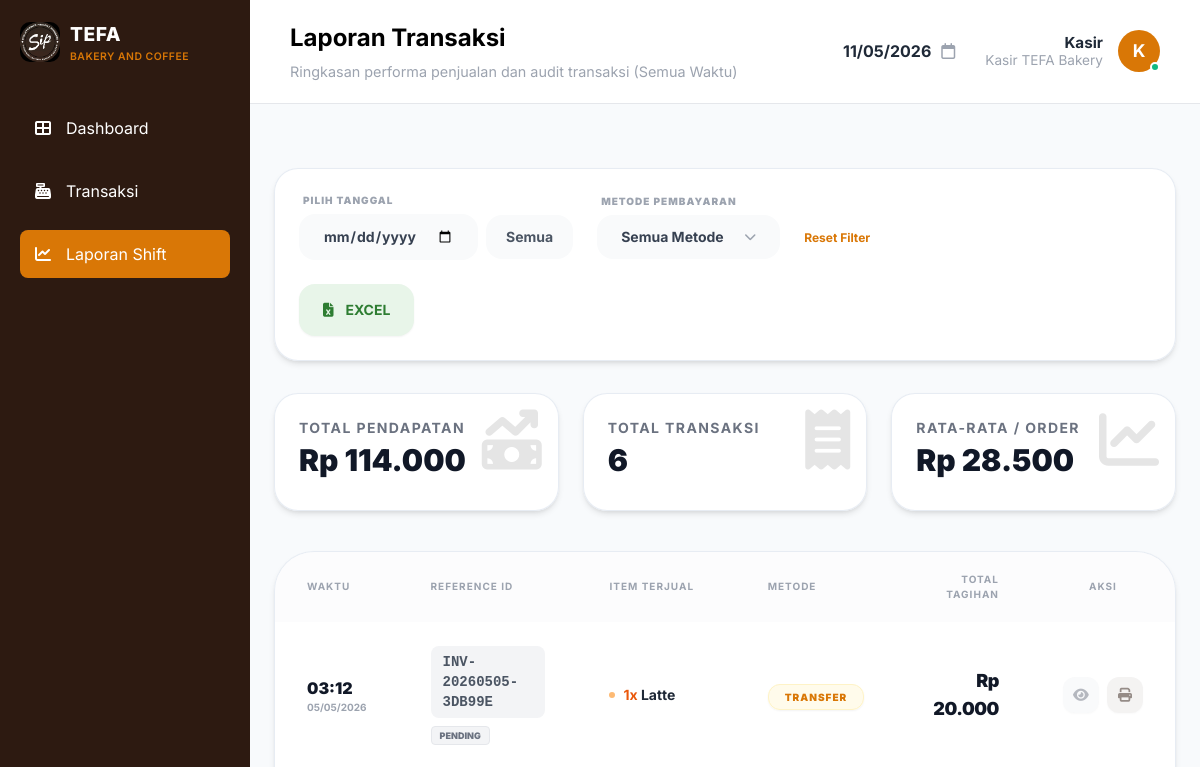
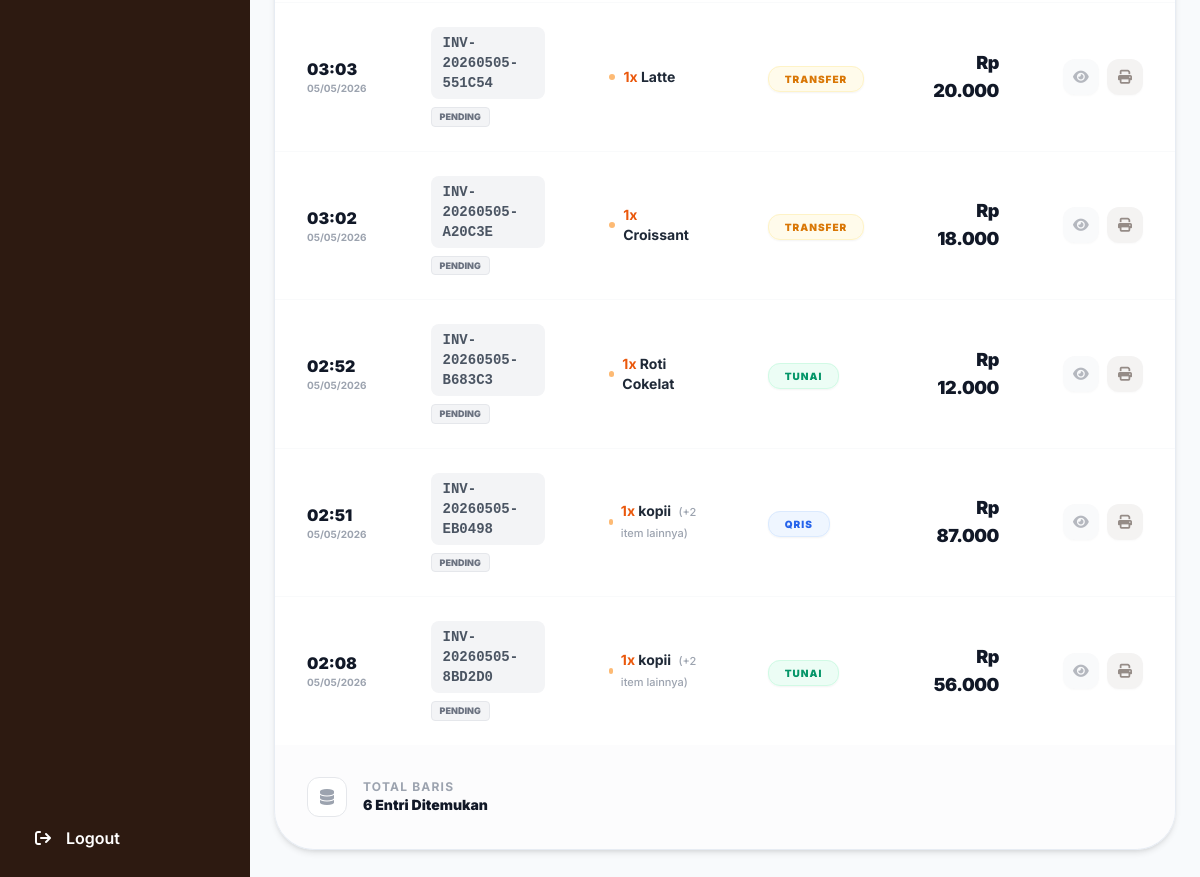
The app's page /kasir/laporan.php?date=all (signed in), older data (2 pictures, top to bottom).
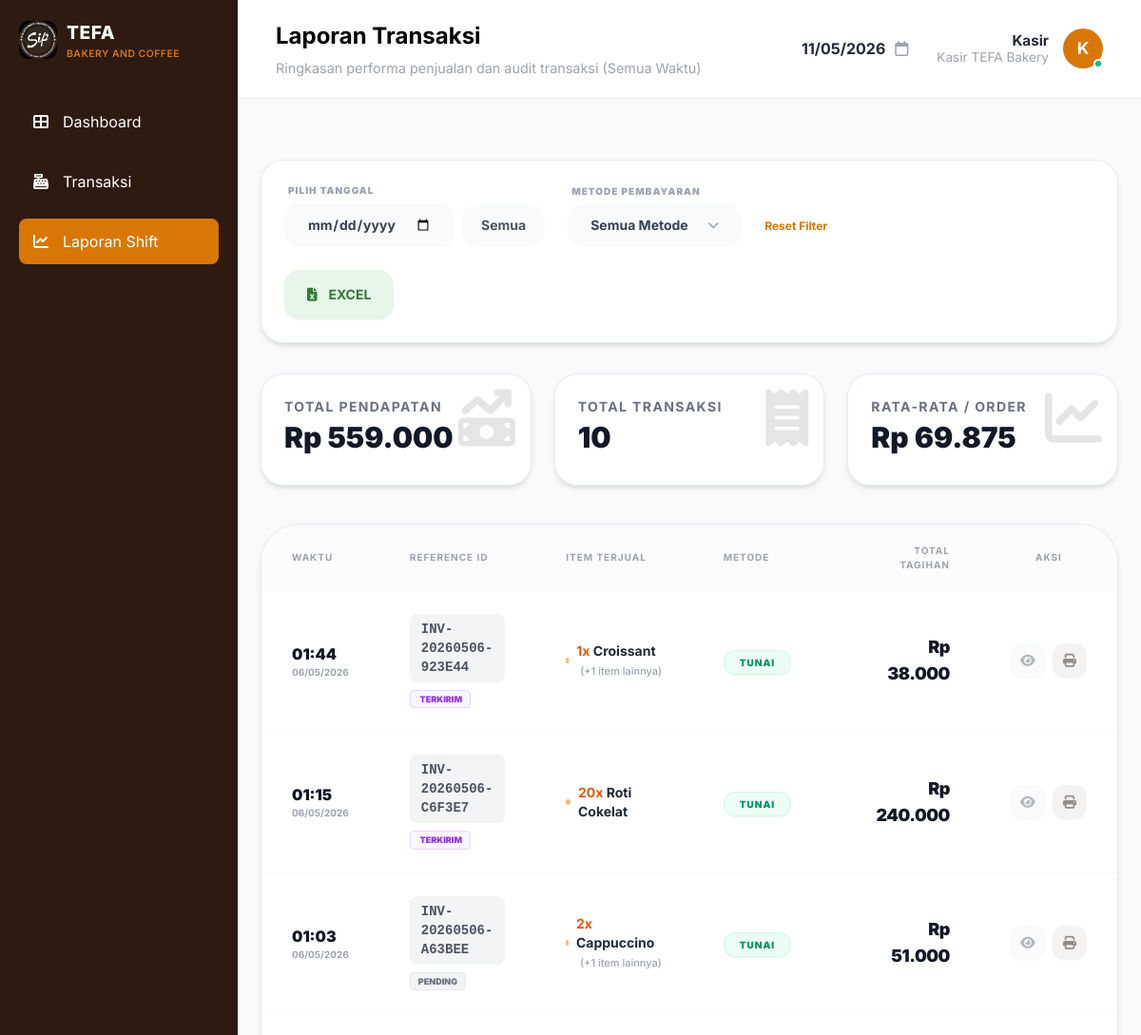
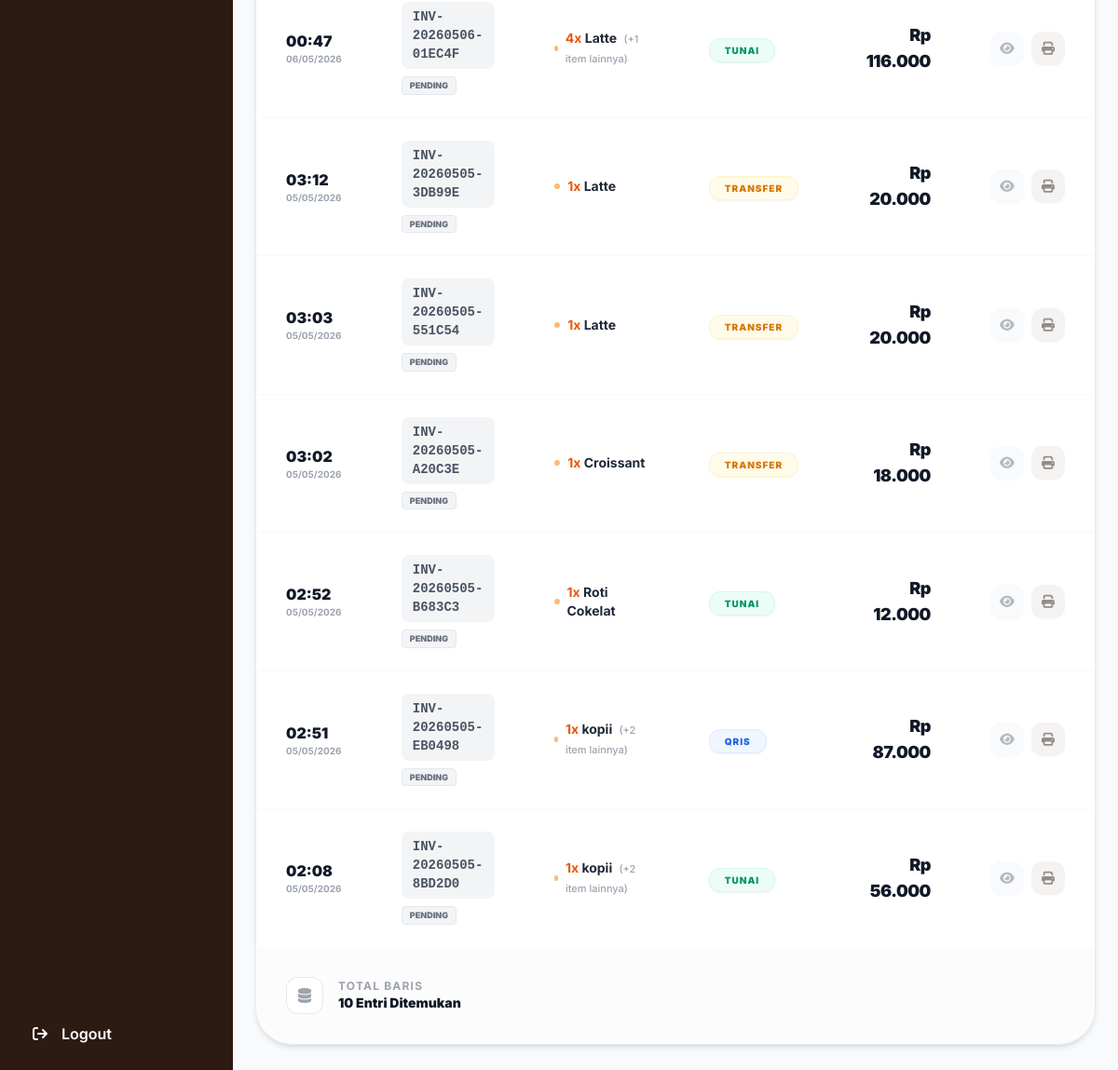
The same page, newer data (2 pictures, top to bottom).
### tables this page shows
CREATE TABLE `transactions` (
  `id` int NOT NULL,
  `transaction_id` varchar(20) DEFAULT NULL,
  `user_id` int DEFAULT NULL,
  `shift_id` int DEFAULT NULL,
  `total_harga` decimal(10,2) DEFAULT NULL,
  `status` varchar(20) DEFAULT 'success',
  `status_verifikasi` enum('pending','requested','verified','synced') DEFAULT 'pending',
  `bayar` decimal(10,2) DEFAULT NULL,
  `kembali` decimal(10,2) DEFAULT NULL,
  `metode_bayar` enum('tunai','qris','transfer') DEFAULT 'tunai',
  `catatan` text,
  `created_at` timestamp NULL DEFAULT CURRENT_TIMESTAMP
);

CREATE TABLE `transaction_details` (
  `id` int NOT NULL,
  `transaction_id` int DEFAULT NULL,
  `product_id` int DEFAULT NULL,
  `jumlah` int DEFAULT NULL,
  `harga_satuan` decimal(10,2) DEFAULT NULL
);

CREATE TABLE `products` (
  `id` int NOT NULL,
  `sku` varchar(20) NOT NULL,
  `nama_produk` varchar(100) NOT NULL,
  `category_id` int DEFAULT NULL,
  `harga` decimal(10,2) NOT NULL,
  `stok` int DEFAULT '0',
  `satuan` varchar(20) DEFAULT 'Pcs',
  `image` varchar(255) DEFAULT 'default.jpg',
  `exp_date` date DEFAULT NULL,
  `status` enum('aktif','non-aktif') DEFAULT 'aktif',
  `created_at` timestamp NULL DEFAULT CURRENT_TIMESTAMP
);

### core/Database.php (called while the page is built, shortened)
<?php
class Database
{
    private static ?PDO $instance = null;
    public static function getConnection(): PDO
    {
        if (self::$instance === null) {
            try {
                $dsn = sprintf(
                    'mysql:host=%s;dbname=%s;charset=%s',
                    DB_HOST,
                    DB_NAME,
                    DB_CHARSET
                );
                self::$instance = new PDO($dsn, DB_USER, DB_PASS, [
                    PDO::ATTR_ERRMODE            => PDO::ERRMODE_EXCEPTION,
                    PDO::ATTR_DEFAULT_FETCH_MODE => PDO::FETCH_ASSOC,
                    PDO::ATTR_EMULATE_PREPARES   => false,
                ]);
            } catch (PDOException $e) {
                error_log('[DB Error] ' . $e->getMessage());
                throw new RuntimeException('Koneksi database gagal. Hubungi administrator.');
            }
        }
        return self::$instance;
    }
}

### models/LaporanModel.php (called while the page is built, shortened)
<?php
require_once __DIR__ . '/../core/Database.php';
class LaporanModel {
    private $db;
    public function __construct() {
        $this->db = Database::getConnection();
        $this->checkAndAddStatusColumn();
    }
    private function checkAndAddStatusColumn() {
        try {
            $stmt = $this->db->query("SHOW COLUMNS FROM transactions LIKE 'status'");
            $stmtVerif = $this->db->query("SHOW COLUMNS FROM transactions LIKE 'status_verifikasi'");
            if ($stmtVerif->rowCount() === 0) {
                $this->db->exec("ALTER TABLE transactions ADD COLUMN status_verifikasi ENUM('pending', 'requested', 'verified', 'synced') DEFAULT 'pending' AFTER status");
            } else {
                $this->db->exec("ALTER TABLE transactions MODIFY COLUMN status_verifikasi ENUM('pending', 'requested', 'verified', 'synced') DEFAULT 'pending'");
            }
        } catch (PDOException $e) {
        }
    }
    public function getTransactions($startDate = null, $endDate = null, $method = null, $userId = null) {
        $sql = "SELECT t.*, u.nama_lengkap as kasir_nama, u.username as kasir_username
                FROM transactions t
                LEFT JOIN users u ON t.user_id = u.id
                WHERE 1=1";
        $params = [];
        if ($userId) {
            $sql .= " AND t.user_id = :user_id";
            $params[':user_id'] = $userId;
        }
        $sql .= " ORDER BY t.created_at DESC";
        $stmt = $this->db->prepare($sql);
        $stmt->execute($params);
        return $stmt->fetchAll(PDO::FETCH_ASSOC);
    }
    public function getTransactionDetails($transactionId) {
        $sql = "SELECT td.*, p.nama_produk
                FROM transaction_details td
                JOIN products p ON td.product_id = p.id
                WHERE td.transaction_id = :trx_id";
        $stmt = $this->db->prepare($sql);
        $stmt->execute([':trx_id' => $transactionId]);
        return $stmt->fetchAll(PDO::FETCH_ASSOC);
    }
}

### kasir/laporan.php (the view, shortened to what the rows shown need)
<?php
require_once '../core/Auth.php';
require_once '../models/LaporanModel.php';
$laporanModel = new LaporanModel();
$method = isset($_GET['method']) ? strtolower($_GET['method']) : 'semua';
$methodFilter = ($method === 'semua') ? null : $method;
$dateParam = $_GET['date'] ?? null;
if ($dateParam === 'all') {
    $selectedDate = null;
} elseif ($dateParam !== null && $dateParam !== '') {
    $selectedDate = $dateParam;
} else {
    $selectedDate = date('Y-m-d');
}
$userId = $_SESSION['user_id'];
$transactions = $laporanModel->getTransactions($selectedDate, $selectedDate, $methodFilter, $userId);
include 'includes/header.php';
?>
<main class="flex-1 overflow-y-auto bg-[#F8FAFC] font-['Inter']">
    <?php include 'includes/topbar.php'; ?>
    <div class="max-w-7xl mx-auto px-6 py-8">
        <div class="glass-card rounded-[2.5rem] overflow-hidden border-none shadow-xl shadow-black/5">
            <div class="overflow-x-auto">
                <table class="w-full text-left border-collapse">
                    <thead>
                        <tr class="bg-gray-50/50">
                            <th class="py-5 px-8 text-gray-400 font-bold uppercase tracking-widest text-[10px]">Waktu</th>
                            <th class="py-5 px-8 text-gray-400 font-bold uppercase tracking-widest text-[10px]">Reference ID</th>
                            <th class="py-5 px-8 text-gray-400 font-bold uppercase tracking-widest text-[10px]">Item Terjual</th>
                            <th class="py-5 px-8 text-gray-400 font-bold uppercase tracking-widest text-[10px]">Metode</th>
                            <th class="py-5 px-8 text-gray-400 font-bold uppercase tracking-widest text-[10px] text-right">Total Tagihan</th>
                            <th class="py-5 px-8 text-gray-400 font-bold uppercase tracking-widest text-[10px] text-center no-print">Aksi</th>
                        </tr>
                    </thead>
                    <tbody class="divide-y divide-gray-50">
                        <?php if (empty($transactions)): ?>
                        <tr>
                            <td colspan="6" class="py-20 text-center">
                                <div class="flex flex-col items-center gap-3">
                                    <div class="w-20 h-20 bg-gray-50 rounded-full flex items-center justify-center text-gray-200 text-3xl">
                                        <i class="fa-solid fa-folder-open"></i>
                                    </div>
                                    <p class="text-gray-400 font-bold italic">Belum ada transaksi di database untuk filter ini.</p>
                                </div>
                            </td>
                        </tr>
                        <?php else: ?>
                            <?php foreach ($transactions as $trx):
                                $details = $laporanModel->getTransactionDetails($trx['id']);
                                $time = date('H:i', strtotime($trx['created_at']));
                                $date = date('d/m/Y', strtotime($trx['created_at']));
                                $metode = strtoupper($trx['metode_bayar']);
                                if ($metode === 'TUNAI') {
                                    $badgeStyle = 'bg-emerald-50 text-emerald-600 border border-emerald-100';
                                } elseif ($metode === 'QRIS') {
                                    $badgeStyle = 'bg-blue-50 text-blue-600 border border-blue-100';
                                } elseif ($metode === 'TRANSFER') {
                                    $badgeStyle = 'bg-amber-50 text-amber-600 border border-amber-100';
                                } else {
                                    $badgeStyle = 'bg-gray-50 text-gray-600 border border-gray-100';
                                }
                            ?>
                            <tr class="hover:bg-orange-50/20 transition-all group">
                                <td class="py-6 px-8">
                                    <div class="flex flex-col">
                                        <span class="font-black text-gray-900"><?= $time ?></span>
                                        <span class="text-[10px] text-gray-400 font-bold uppercase"><?= $date ?></span>
                                    </div>
                                </td>
                                <td class="py-6 px-8 flex flex-col gap-2 items-start">
                                    <span class="font-mono text-sm font-bold text-gray-600 bg-gray-100 px-3 py-1.5 rounded-lg">
                                        <?= htmlspecialchars($trx['transaction_id']) ?>
                                    </span>
                                    <?php
                                        $statusV = $trx['status_verifikasi'] ?? 'pending';
                                        if ($statusV === 'pending') {
                                            echo '<span class="px-2 py-0.5 rounded text-[9px] font-black uppercase bg-gray-100 text-gray-500 border border-gray-200">Pending</span>';
                                        } elseif ($statusV === 'requested') {
                                            echo '<span class="px-2 py-0.5 rounded text-[9px] font-black uppercase bg-blue-50 text-blue-600 border border-blue-200">Menunggu</span>';
                                        } elseif ($statusV === 'verified') {
                                            echo '<span class="px-2 py-0.5 rounded text-[9px] font-black uppercase bg-emerald-50 text-emerald-600 border border-emerald-200">Verified</span>';
                                        } elseif ($statusV === 'synced') {
                                            echo '<span class="px-2 py-0.5 rounded text-[9px] font-black uppercase bg-purple-50 text-purple-600 border border-purple-200"><i class="fa-solid fa-cloud-check"></i> Terkirim</span>';
                                        }
                                    ?>
                                </td>
                                <td class="py-6 px-8">
                                    <div class="flex flex-col gap-1.5">
                                        <?php
                                        $totalItems = count($details);
                                        if ($totalItems === 0): ?>
                                            <span class="text-xs text-gray-400 italic">Detail tidak tersedia</span>
                                        <?php else:
                                            $firstItem = $details[0];
                                            ?>
                                            <div class="flex items-center gap-2">
                                                <div class="w-1.5 h-1.5 rounded-full bg-orange-300"></div>
                                                <span class="text-sm font-bold text-gray-800">
                                                    <span class="text-orange-600"><?= $firstItem['jumlah'] ?>x</span>
                                                    <?= htmlspecialchars($firstItem['nama_produk']) ?>
                                                    <?php if ($totalItems > 1): ?>
                                                        <span class="text-gray-400 font-medium text-[11px] ml-1">
                                                            (+<?= $totalItems - 1 ?> item lainnya)
                                                        </span>
                                                    <?php endif; ?>
                                                </span>
                                            </div>
                                        <?php endif; ?>
                                    </div>
                                </td>
                                <td class="py-6 px-8">
                                    <span class="<?= $badgeStyle ?> px-4 py-1.5 rounded-xl text-[10px] font-black uppercase tracking-widest whitespace-nowrap shadow-sm">
                                        <?= $metode ?>
                                    </span>
                                </td>
                                <td class="py-6 px-8 text-right">
                                    <span class="text-lg font-black text-gray-900 tracking-tight">
                                        Rp <?= number_format($trx['total_harga'], 0, ',', '.') ?>
                                    </span>
                                </td>
                                <td class="py-6 px-8 text-center no-print">
                                    <div class="flex items-center justify-center gap-2 opacity-50 group-hover:opacity-100 transition-opacity duration-300">
                                        <button onclick='openDetailModal("<?= $trx["transaction_id"] ?>", "<?= $time ?>", "<?= $date ?>", "<?= $metode ?>", "<?= number_format($trx["total_harga"], 0, ",", ".") ?>", <?= json_encode($details) ?>, "<?= $badgeStyle ?>")' class="w-9 h-9 rounded-xl bg-gray-100 text-gray-500 hover:bg-gray-200 hover:text-gray-900 flex items-center justify-center transition-colors shadow-sm" title="Lihat Rincian">
                                            <i class="fa-solid fa-eye text-sm"></i>
                                        </button>
                                        <a href="cetak_struk.php?id=<?= $trx['id'] ?>" class="w-9 h-9 rounded-xl bg-[#2D1A11]/10 text-[#2D1A11] hover:bg-[#2D1A11] hover:text-white flex items-center justify-center transition-colors shadow-sm" title="Cetak Ulang Struk">
                                            <i class="fa-solid fa-print text-sm"></i>
                                        </a>
                                    </div>
                                </td>
                            </tr>
                            <?php endforeach; ?>
                        <?php endif; ?>
                    </tbody>
                </table>
            </div>
        </div>
    </div>
</main>
<?php include 'includes/footer.php'; ?>

Row changes from the older to the newer data that the page shows:
added transactions: created_at "01:44", created_at "06/05/2026", transaction "INV-20260506-923E44", status_verifikasi "TERKIRIM", transaction_details.jumlah "1", products.nama_produk "Croissant", totalItems "1", metode_bayar "TUNAI", total_harga "38.000"
added transactions: created_at "01:15", created_at "06/05/2026", transaction "INV-20260506-C6F3E7", status_verifikasi "TERKIRIM", transaction_details.jumlah "20", products.nama_produk "Roti Cokelat", metode_bayar "TUNAI", total_harga "240.000"
added transactions: created_at "01:03", created_at "06/05/2026", transaction "INV-20260506-A63BEE", status_verifikasi "PENDING", transaction_details.jumlah "2", products.nama_produk "Cappuccino", totalItems "1", metode_bayar "TUNAI", total_harga "51.000"
added transactions: created_at "00:47", created_at "06/05/2026", transaction "INV-20260506-01EC4F", status_verifikasi "PENDING", transaction_details.jumlah "4", products.nama_produk "Latte", totalItems "1", metode_bayar "TUNAI", total_harga "116.000"
Text that changed along with them:
$totalPendapatan: "114.000" → "559.000"
$totalTransaksi: "6" → "10"
$rataRata: "28.500" → "69.875"
